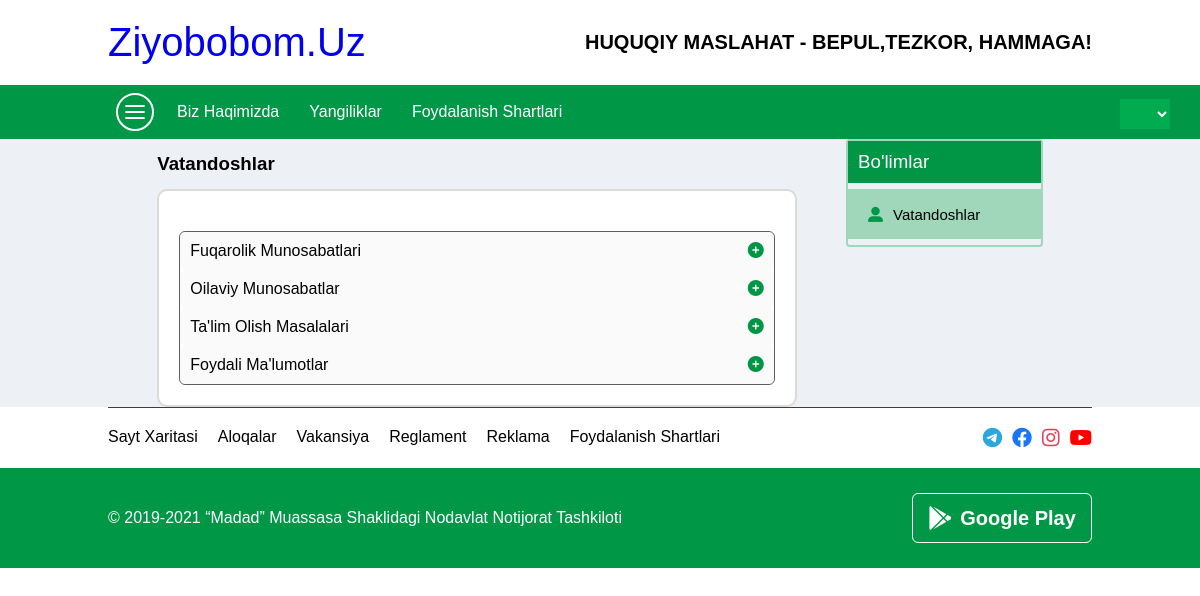
Screenshot of /bolim/8/ with the database file from the repository.
### qonun/models.py (models this page shows, shortened)
class Bolim(models.Model):
    nom = models.CharField(max_length=100)
    rasm = models.FileField(blank=True)

class Mavzu(models.Model):
    nom = models.CharField(max_length=100)
    bolim = models.ForeignKey(Bolim, on_delete=models.CASCADE)

### qonun/views.py (the view)
# urls.py: path('bolim/<int:pk>/', BolimView.as_view()),
class BolimView(View):
    def get(self, request, pk):
        b = Bolim.objects.get(id=pk)
        data = {
            'bolim': b,
            'bolimlar': Bolim.objects.filter(id=pk),
            'mavzular': Mavzu.objects.filter(bolim=b),
            'darslar': Dars.objects.all()
        }
        return render(request, 'mehnat-m.html', data)

### Template/mehnat-m.html (shortened to what this page needs)
<!DOCTYPE html>
<html>
{% load static %}
{% load i18n %}
{% get_current_language as LANGUAGE_CODE %}
  <head>
    <link rel="stylesheet" type="text/css" media="screen" href="{% static 'css/main.css' %}" />
    <link
      rel="stylesheet"
      href="https://cdnjs.cloudflare.com/ajax/libs/font-awesome/6.1.1/css/all.min.css"
    />
  </head>
  <body>
    <div class="container">
      <section class="logo">
        <a href="./">
          <div class="brend">
          ziyobobom.uz
        </div>
        </a>
        <h1>
          HUQUQIY MASLAHAT - BEPUL,TEZKOR, HAMMAGA!
        </h1>
      </section>
      <section class="navbar">
        <div class="links">
          <ul class="menu-icon">
            <li></li>
            <li></li>
            <li></li>
          </ul>
          <ul class="desktop-links">
           {% if LANGUAGE_CODE != 'uz-latn' %}
            <li><a href="/{{LANGUAGE_CODE}}/biz-haqimizda/">Biz haqimizda</a></li>
            <li><a href="/{{LANGUAGE_CODE}}/yangiliklar/">Yangiliklar</a></li>
            <li><a href="/{{LANGUAGE_CODE}}/foydalanish-shartlari/">Foydalanish shartlari</a></li>
            {% else %}
            <li><a href="/biz-haqimizda/">Biz haqimizda</a></li>
            <li><a href="/yangiliklar/">Yangiliklar</a></li>
            <li><a href="/foydalanish-shartlari/">Foydalanish shartlari</a></li>
            {% endif %}
          </ul>
        </div>
        <select class="language">
          </select>
      </section>
      <section class="condition">
        <div class="left">
          <h3>{{bolim.nom}}</h3>
          <div class="left-info">
            <div class="accardion">
              {% for mavzu in mavzular %}
              <div class="accardion-title">
                {{mavzu.nom}}
                <i class="fa-solid fa-circle-plus plus"></i>
              </div>
              {% endfor %}
            </div>
          </div>
        </div>
        <div class="right">
          <h3>Bo'limlar</h3>
          {% for i in bolimlar %}
          <a href="/bolim/{{bolim.id}}/" class="card active">
            <i class="fa-solid fa-user-large"></i> {{i.nom}}
          </a>
          {% endfor %}
        </div>
      </section>
      <section class="footer">
        <div class="footer-nav">
          <ul>
            <li>Sayt xaritasi</li>
            <li>Aloqalar</li>
            <li>Vakansiya</li>
            <li>Reglament</li>
            <li>Reklama</li>
            <li>Foydalanish shartlari</li>
          </ul>
          <div class="social">
            <i class="fa-brands fa-telegram"></i>
            <i class="fa-brands fa-facebook"></i>
            <i class="fa-brands fa-instagram"></i>
            <i class="fa-brands fa-youtube"></i>
          </div>
        </div>
      </section>
      <section class="about-me">
        <div>
          © 2019-2021 “Madad” muassasa shaklidagi nodavlat notijorat tashkiloti
        </div>
        <div>
          <i class="fa-brands fa-google-play"></i>
          <b>Google Play</b>
        </div>
      </section>
    </div>
  </body>
</html>

### Static/css/main.css (style rules this page uses)
* { font-family: "Nunito", sans-serif; margin: 0; padding: 0; box-sizing: border-box; text-decoration: none; outline: 0; border: none; text-transform: capitalize; transition: all 0.2s linear; }
.container { max-width: 1700px !important; width: 100% !important; margin: 0 auto; position: relative; }
.container section { padding: 0px 9%; }
.container .active { opacity: 1; top: 0px; }
.container .logo { display: flex; justify-content: space-between; align-items: center; }
.container .logo h1 { font-size: 20px; }
.container .logo .brend { margin: 20px 0px; font-size: 40px; }
.container .navbar { display: flex; align-items: center; background-color: rgb(0, 152, 70); justify-content: space-between; color: white; position: relative; }
.container .navbar .links { display: flex; align-items: center; }
.container .navbar .links .menu-icon { width: 38px; height: 38px; border: 2px solid rgb(255, 255, 255); border-radius: 50%; display: flex; flex-direction: column; justify-content: center; margin: 8px; padding-left: 5px; }
.container .navbar .links .menu-icon li { width: 20px; height: 2px; border-radius: 2px; margin: 2px; border: 1px solid white; background-color: white; }
.container .navbar .links ul { display: flex; list-style-type: none; }
.container .navbar .links ul li { margin: 0px 5px; font-size: 16px; }
.container .navbar .links ul li a { padding: 20px 10px; text-align: center; color: white; text-decoration: none; }
.container .navbar .language { position: absolute; width: 50px; height: 30px; background-color: rgb(0, 172, 79); right: 30px; color: white; display:flex; flex-direction:column; text-align:center; overflow: hidden; top: 14px; }
.footer-nav { display: flex; justify-content: space-between; padding-top: 20px !important; padding-bottom: 20px !important; border-top: 1px solid rgb(63, 63, 63); }
.footer-nav ul { display: flex; flex-wrap: wrap; list-style-type: none; }
.footer-nav ul li { margin-right: 20px; }
.footer-nav .social { font-size: 20px; display: flex; gap: 10px; }
.footer-nav .social i { transition: all 0.4s ease; }
.footer-nav .social i:nth-child(1) { color: rgb(44, 165, 224); }
.footer-nav .social i:nth-child(2) { color: rgb(24, 119, 242); }
.footer-nav .social i:nth-child(3) { color: rgb(228, 64, 95); }
.footer-nav .social i:nth-child(4) { color: rgb(255, 0, 0); }
.about-me { padding-top: 25px !important; padding-bottom: 25px !important; background-color: rgb(0, 152, 70); color: white; display: flex; flex-wrap: wrap; justify-content: space-between; align-items: center; }
.about-me div:nth-child(2) { width: 180px; height: 50px; border: 1px solid white; border-radius: 6px; transition: all 0.5s ease; display: flex; align-items: center; justify-content: center; font-size: 20px; }
.about-me div:nth-child(2) i { font-size: 24px; margin-right: 8px; }
.accardion-title { padding: 10px; border-radius: 6px; background-color: rgb(250, 250, 250); position: relative; padding-right: 24px; }
.accardion-title i { position: absolute; right: 10px; top: 10px; color: rgb(0, 150, 70); }
.accardion { border-radius: 6px; border: 1px solid rgb(94, 92, 92); margin-top: 20px; cursor: pointer; }
.condition { width: 100%; display: flex; background-color: rgb(237, 240, 244); padding: 20px 40px; display: flex; justify-content: space-evenly; }
.condition .left { width: 65%; }
.condition .left h3 { line-height: 50px; }
.condition .left-info { width: 100%; background-color: white; border: 2px solid rgb(218, 218, 218); border-radius: 10px; padding: 20px; }
.condition .right { border: 2px solid rgb(160, 214, 185); width: 20%; border-radius: 4px; height: fit-content; }
.condition .right h3 { background-color: rgb(0, 150, 70); color: white; padding: 10px 10px; font-weight: 100; }
.condition .right .card { display: flex; align-items: center; height: 50px; margin: 6px 0px; padding-left: 10px; font-size: 15px; color: black; }
.condition .right .card i { margin: 0px 10px; color: rgb(0, 152, 70); }
.condition .right .card.active { background-color: rgb(160, 214, 185); }

### rows the page displays
Bolim: nom "Vatandoshlar"
Mavzu: nom "Fuqarolik Munosabatlari"
Mavzu: nom "Oilaviy Munosabatlar"
Mavzu: nom "Ta'lim Olish Masalalari"
Mavzu: nom "Foydali Ma'lumotlar"
